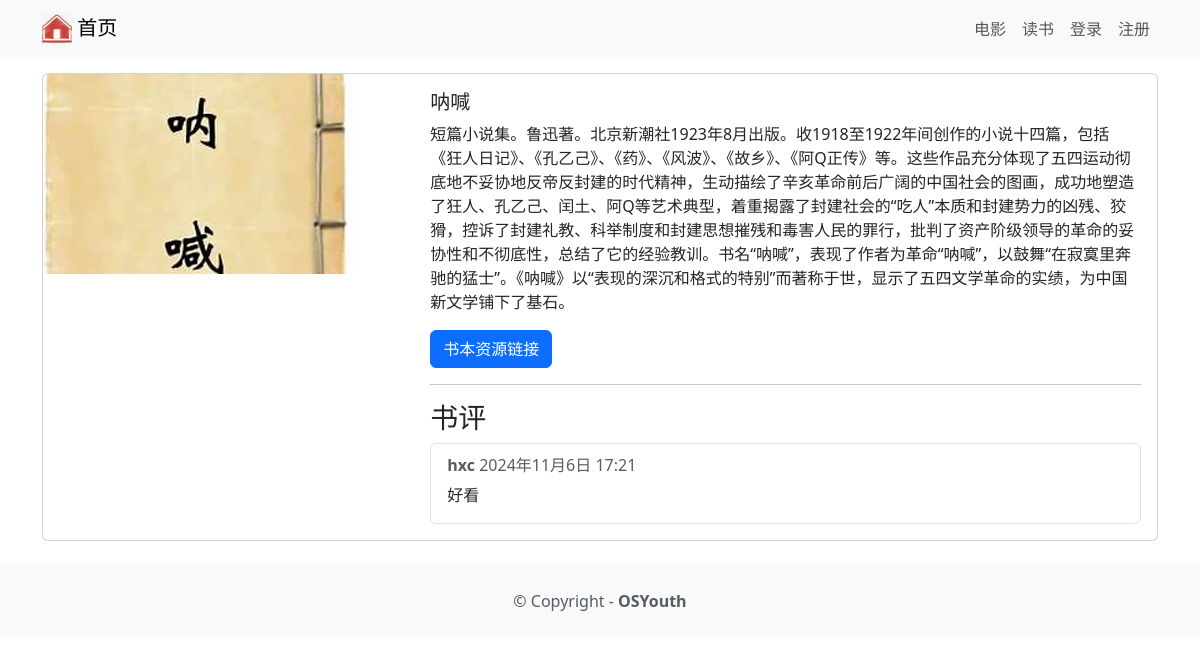
Screenshot of /book/1 with the database file from the repository.
### book/models.py (models this page shows, shortened)
class Book(models.Model):
    title = models.CharField(max_length=100, verbose_name='书名')  # 名字
    description = models.TextField(verbose_name='书籍简介')  # 描述
    image = models.ImageField(upload_to='book/images/', verbose_name='书籍海报')  # 图片
    url = models.URLField(blank=True, verbose_name='电子书资源')  # 链接
    class Meta:
        verbose_name = '读书'
        verbose_name_plural = verbose_name

class BookReview(models.Model) :
    text = models.CharField(max_length=100)
    date = models.DateTimeField(auto_now_add=True)
    user = models.ForeignKey(User, on_delete=models.CASCADE)
    book = models.ForeignKey(Book, on_delete=models.CASCADE)
    watchAgain = models.BooleanField()

### book/views.py (the view)
# urls.py: path('<int:book_id>', views.bookdetail, name='bookdetail'),
def bookdetail(request, book_id):
    book = get_object_or_404(Book, pk=book_id)
    reviews = BookReview.objects.filter(book=book)
    return render(request, 'bookdetail.html', {'book': book, 'reviews':reviews})

### book/templates/bookdetail.html (shortened to what this page needs)
{% extends 'base.html' %}
{% block content %}
<div class="card mb-3">
    <div class="row g-0">
        <div class="col-md-4">
            <img src="{{ book.image.url }}" class="img-fluid rounded-start" alt="">
        </div>
        <div class="col-md-8">
            <div class="card-body">
                <h5 class="card-title">{{ book.title }}</h5>
                <p class="card-text">{{ book.description }}</p>
                <p class="card-text">
                    {% if book.url %}
                    <a href="{{ book.url }}" class="btn btn-primary">
                        书本资源链接
                    </a>
                    {% endif %}
                </p>
                 <hr/>
                <h3>书评</h3>
                <ul class="list-group">
                    {% for review in reviews %}
                    <li class="list-group-item pb-3 pt-3">
                        <h6 class="card-subtitle mb-2 text-muted">
                            <b>{{ review.user.username }}</b>  {{ review.date }}
                        </h6>
                        <p class="card-text">{{ review.text }}</p>
                    </li>
                    {% endfor %}
                </ul>
            </div>
        </div>
    </div>
</div>
{% endblock content %}

### rows the page displays
Book: image (picture), title "呐喊", description "短篇小说集。鲁迅著。北京新潮社1923年8月出版。收1918至1922年间创作的小说十四篇，包括《狂人日记》、《孔乙己》、《药》、《风波》、《故乡》、《阿Q正传》等。这些作品充分体现了五四运动彻底地不妥协地反帝反封建的时代精神，生动描绘了辛亥革命前后广阔的中国社会的图画，成功地塑造了狂人、孔乙己、闰土、阿Q等艺术典型，着重揭露了封建社会的“吃人”本质和封建势力的凶残、狡猾，控诉了封建礼教、科举制度和封建思想摧残和毒害人民的罪行，批判了资产阶级领导的革命的妥协性和不彻底性，总结了它的经验教训。书名“呐喊”，表现了作者为革命“呐喊”，以鼓舞“在寂寞里奔驰的猛士”。《呐喊》以“表现的深沉和格式的特别”而著称于世，显示了五四文学革命的实绩，为中国新文学铺下了基石。"
BookReview: user.username "hxc", date "2024年11月6日 17:21", text "好看"
